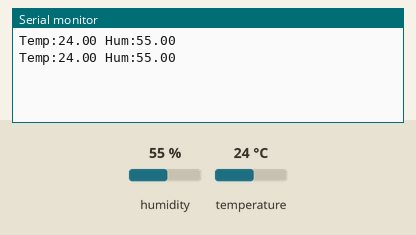
Bench run of a sketch on a simulated Arduino Uno, built with avr-gcc and run on an emulated ATmega328P. On the bench: the last lines printed to the serial monitor. The test bench sets the inputs (shaded band); at power-on: humidity 55 %, temperature 24 °C.

Above: at 3.8 s.
3.9 s: humidity set to 22 %
At 7.1 s:
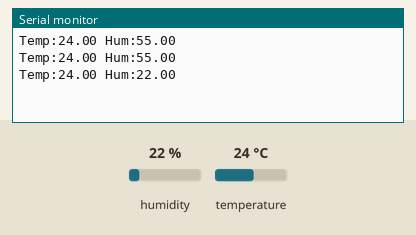
7.8 s: temperature set to 12 °C
At 10.3 s:
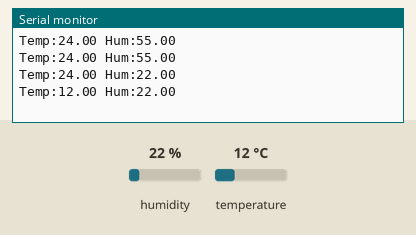
11.7 s: humidity set to 40 %
At 13.5 s:
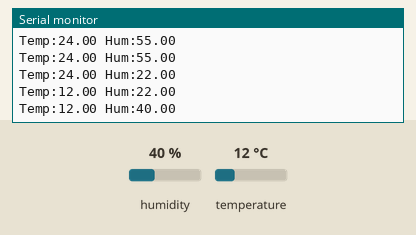
Timing chart, 0 to 15.0 s (numbered marks = the images above; inputs shaded):
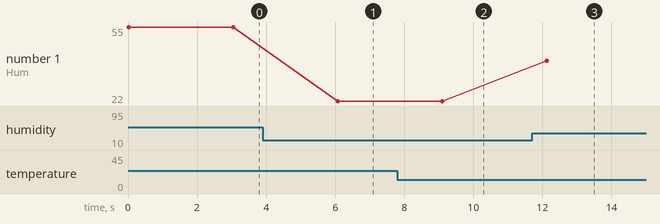

Measured:
- after the input at 3.9 s, the serial monitor: prints a new line after 2.2 s (image 1)
- after the input at 7.8 s, the serial monitor: prints a new line after 1.3 s (image 2)
- after the input at 11.7 s, the serial monitor: prints a new line after 0.42 s (image 3)
- plotted number 1: 55 → 22 after the input at 3.9 s, 22 → 40 after the input at 11.7 s

The sketch:

sketch_may20a.ino
```cpp
#include "DHT.h"

#define DHTPIN 4
#define DHTTYPE DHT11

DHT dht(DHTPIN, DHTTYPE);

void setup()
{
  Serial.begin(115200);

  dht.begin();
}

void loop()
{
  float t = dht.readTemperature();

  float h = dht.readHumidity();

  if(isnan(t) || isnan(h))
  {
    Serial.println("ERROR");

    delay(2000);

    return;
  }

  Serial.print("Temp:");

  Serial.print(t);

  Serial.print(" Hum:");

  Serial.println(h);

  delay(3000);
}
```
